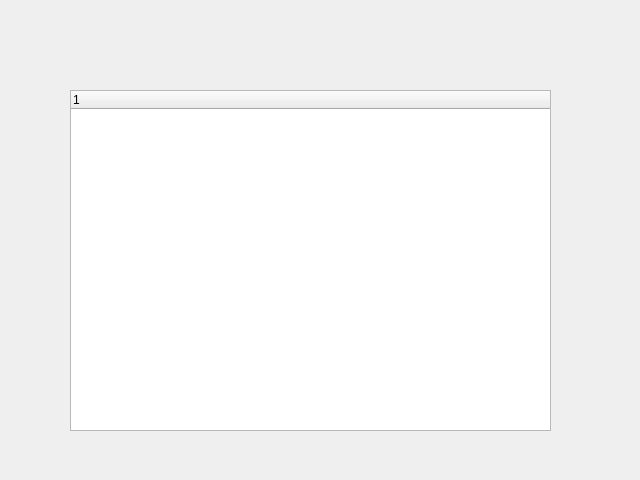
<?xml version="1.0" encoding="UTF-8"?>
<ui version="4.0">
 <class>tools_registerInspector</class>
 <widget class="QDialog" name="tools_registerInspector">
  <property name="geometry">
   <rect>
    <x>0</x>
    <y>0</y>
    <width>640</width>
    <height>480</height>
   </rect>
  </property>
  <property name="windowTitle">
   <string>Register Inspector</string>
  </property>
  <widget class="QWidget" name="gridLayoutWidget">
   <property name="geometry">
    <rect>
     <x>70</x>
     <y>90</y>
     <width>481</width>
     <height>341</height>
    </rect>
   </property>
   <layout class="QGridLayout" name="gridLayout_full">
    <item row="0" column="0">
     <widget class="QTreeWidget" name="treeViewRegisters">
      <property name="headerHidden">
       <bool>false</bool>
      </property>
      <attribute name="headerVisible">
       <bool>true</bool>
      </attribute>
      <column>
       <property name="text">
        <string notr="true">1</string>
       </property>
      </column>
     </widget>
    </item>
   </layout>
  </widget>
 </widget>
 <resources/>
 <connections/>
</ui>
